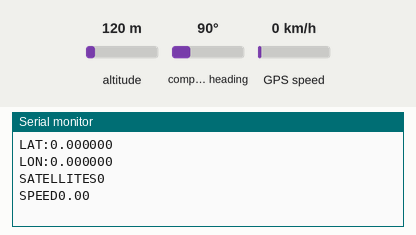
The sketch below on a simulated ESP32. Parts: the last lines printed to the serial monitor. The inputs (shaded band) are chosen by the test bench; at power-on: GPS speed 0 km/h, altitude 120 m, compass heading 90°. WiFi joins after 1.5 s; servers stay silent unless stated; uploads are accepted with an empty reply; the GPS gets a fix after 3 s at 37.7749, -122.4194 with 8 satellites.

Above: at 2.7 s.
2.8 s: GPS speed set to 2 km/h
At 3.4 s:
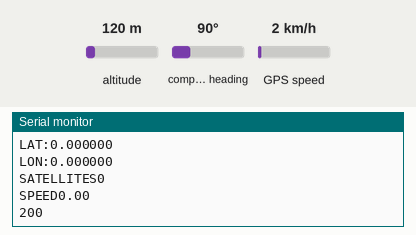
5.2 s: GPS speed set to 30 km/h
At 6.4 s:
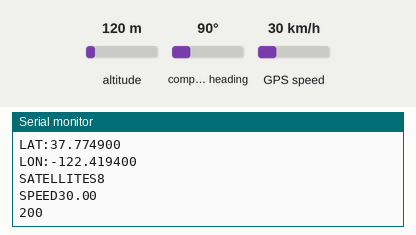
Timing chart, 0 to 8.2 s (numbered marks = the images above; inputs shaded):
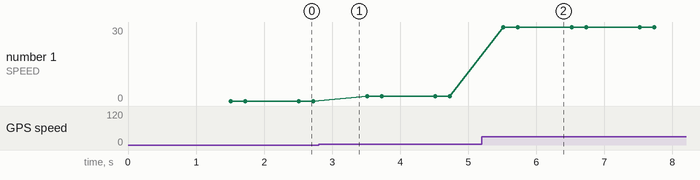

The sketch:

tracker.ino
```cpp
#include <TinyGPS++.h>
#include <HardwareSerial.h>
#include <WiFi.h>
#include <HTTPClient.h>

static const int RXPin = 16, TXPin = 17;
static const uint32_t GPSBaud = 9600;

const char* ssid = "MSX";
const char* password = "XXX";

const char* root_ca = R"EOF(
-----BEGIN CERTIFICATE-----
MIIDrzCCApegAwIBAgIQCDvgVpBCRrGhdWrJWZHHSjANBgkqhkiG9w0BAQUFADBh
MQswCQYDVQQGEwJVUzEVMBMGA1UEChMMRGlnaUNlcnQgSW5jMRkwFwYDVQQLExB3
d3cuZGlnaWNlcnQuY29tMSAwHgYDVQQDExdEaWdpQ2VydCBHbG9iYWwgUm9vdCBD
QTAeFw0wNjExMTAwMDAwMDBaFw0zMTExMTAwMDAwMDBaMGExCzAJBgNVBAYTAlVT
MRUwEwYDVQQKEwxEaWdpQ2VydCBJbmMxGTAXBgNVBAsTEHd3dy5kaWdpY2VydC5j
b20xIDAeBgNVBAMTF0RpZ2lDZXJ0IEdsb2JhbCBSb290IENBMIIBIjANBgkqhkiG
9w0BAQEFAAOCAQ8AMIIBCgKCAQEA4jvhEXLeqKTTo1eqUKKPC3eQyaKl7hLOllsB
CSDMAZOnTjC3U/dDxGkAV53ijSLdhwZAAIEJzs4bg7/fzTtxRuLWZscFs3YnFo97
nh6Vfe63SKMI2tavegw5BmV/Sl0fvBf4q77uKNd0f3p4mVmFaG5cIzJLv07A6Fpt
43C/dxC//AH2hdmoRBBYMql1GNXRor5H4idq9Joz+EkIYIvUX7Q6hL+hqkpMfT7P
T19sdl6gSzeRntwi5m3OFBqOasv+zbMUZBfHWymeMr/y7vrTC0LUq7dBMtoM1O/4
gdW7jVg/tRvoSSiicNoxBN33shbyTApOB6jtSj1etX+jkMOvJwIDAQABo2MwYTAO
BgNVHQ8BAf8EBAMCAYYwDwYDVR0TAQH/BAUwAwEB/zAdBgNVHQ4EFgQUA95QNVbR
TLtm8KPiGxvDl7I90VUwHwYDVR0jBBgwFoAUA95QNVbRTLtm8KPiGxvDl7I90VUw
DQYJKoZIhvcNAQEFBQADggEBAMucN6pIExIK+t1EnE9SsPTfrgT1eXkIoyQY/Esr
hMAtudXH/vTBH1jLuG2cenTnmCmrEbXjcKChzUyImZOMkXDiqw8cvpOp/2PV5Adg
06O/nVsJ8dWO41P0jmP6P6fbtGbfYmbW0W5BjfIttep3Sp+dWOIrWcBAI+0tKIJF
PnlUkiaY4IBIqDfv8NZ5YBberOgOzW6sRBc4L0na4UU+Krk2U886UAb3LujEV0ls
YSEY1QSteDwsOoBrp+uvFRTp2InBuThs4pFsiv9kuXclVzDAGySj4dzp30d8tbQk
CAUw7C29C79Fv1C5qfPrmAESrciIxpg0X40KPMbp1ZWVbd4=
-----END CERTIFICATE-----
)EOF";

// The TinyGPS++ object
TinyGPSPlus gps;

//BluetoothSerial Serial; //Object for Bluetooth

unsigned long startMillis;  //some global variables available anywhere in the program
unsigned long currentMillis;
const unsigned long period = 5000;  //the value is a number of milliseconds

// The serial connection to the GPS device
HardwareSerial ss(1);

void setup()
{
  Serial.begin(115200);

  ss.begin(GPSBaud, SERIAL_8N1, RXPin, TXPin);

  WiFi.begin(ssid, password);
  Serial.println("Connecting");
  while (WiFi.status() != WL_CONNECTED) {
    delay(500);
    Serial.print(".");
  }

  startMillis = millis();  //initial start time
}

void loop()
{
  // This sketch displays information every time a new sentence is correctly encoded.
  while (ss.available() > 0) {
    if (gps.encode(ss.read())) {
      displayInfo();
      send();
    }
  }

  if (millis() > 5000 && gps.charsProcessed() < 10)
  {
    Serial.println(F("No GPS detected: check wiring."));
    while (true);
  }

  currentMillis = millis();  //get the current "time" (actually the number of milliseconds since the program started)
  if (currentMillis - startMillis >= period)  //test whether the period has elapsed
  {
    Serial.println("pong");
    startMillis = currentMillis;
  }
}

void send()
{
  //Check WiFi connection status
  if (WiFi.status() == WL_CONNECTED) {

    HTTPClient http;

    http.begin("https://apex.oracle.com/pls/apex/martinsvia/points/create", root_ca); //Specify the URL and certificate

    Serial.println("LAT:" + String(gps.location.lat(),6));
    Serial.println("LON:" + String(gps.location.lng(),6));
    Serial.println("SATELLITES" + String(gps.satellites.value()));
    Serial.println("SPEED" + String(gps.speed.kmph()));


    http.addHeader("LAT", String(gps.location.lat(),6));
    http.addHeader("LON", String(gps.location.lng(),6));
    http.addHeader("SATELLITES", String(gps.satellites.value()));
    http.addHeader("SPEED", String(gps.speed.kmph()));

    int httpCode = http.POST(""); //empty post

    if (httpCode > 0) { //Check for the returning code

        //String payload = http.getString();
        Serial.println(httpCode);
        //Serial.println(payload);
      }

    else {
      Serial.println("Error on HTTP request");
    }

    http.end(); //Free the resources
  }
  else {
    Serial.println("WiFi Disconnected");
    while (true);
  }
}

void displayInfo()
{
  Serial.print(F("Location: "));
  if (gps.location.isValid())
  {
    Serial.print(gps.location.lat(), 6);
    Serial.print(F(","));
    Serial.print(gps.location.lng(), 6);
  }
  else
  {
    Serial.print(F("INVALID"));
  }

  Serial.print(F("  Date/Time: "));
  if (gps.date.isValid())
  {
    Serial.print(gps.date.month());
    Serial .print(F("/"));
    Serial.print(gps.date.day());
    Serial.print(F("/"));
    Serial.print(gps.date.year());
  }
  else
  {
    Serial.print(F("INVALID"));
  }

  Serial.print(F(" "));
  if (gps.time.isValid())
  {
    if (gps.time.hour() < 10) Serial.print(F("0"));
    Serial.print(gps.time.hour());
    Serial.print(F(":"));
    if (gps.time.minute() < 10) Serial.print(F("0"));
    Serial.print(gps.time.minute());
    Serial.print(F(":"));
    if (gps.time.second() < 10) Serial.print(F("0"));
    Serial.print(gps.time.second());
    Serial.print(F("."));
    if (gps.time.centisecond() < 10) Serial.print(F("0"));
    Serial.print(gps.time.centisecond());
  }
  else
  {
    Serial.print(F("INVALID"));
  }

  Serial.println();
}
```

Measured:
- after the input at 5.2 s, the serial monitor: prints a new line after 0.32 s (image 2)
- plotted number 1: 0 → 2 after the input at 2.8 s, 2 → 30 after the input at 5.2 s
